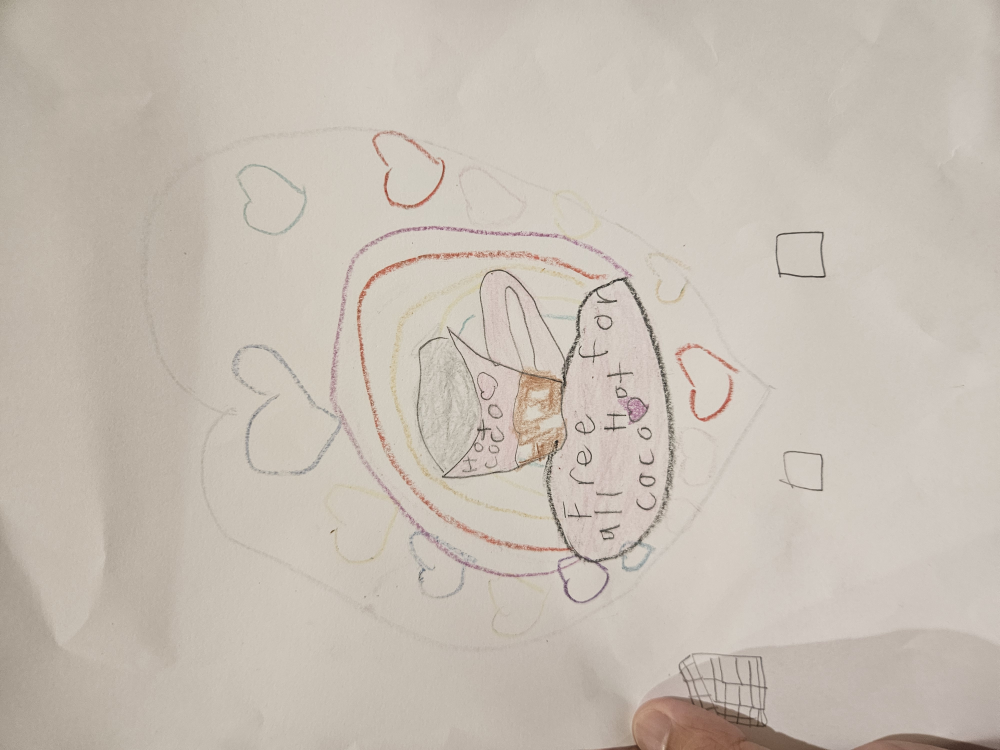
#> input picture art/source/cocoa.jpg, 4000 x 3000 px (shown at 1/4 size)
$ python grid.py ../art/source/cocoa.jpg out.png
#> lines starting #> are read from the running program, lines starting #| are printed output that depends on the picture
#!/usr/bin/env python3
"""Lay a labelled pixel grid over a photo, to read off --crop numbers for cutout.py.

    grid.py photo.jpg out.png [--step 250]
"""
import argparse
from PIL import Image, ImageDraw, ImageOps

ap = argparse.ArgumentParser()
ap.add_argument('photo')
ap.add_argument('out')
ap.add_argument('--step', type=int, default=250, help='grid spacing in original pixels')
ap.add_argument('--size', type=int, default=760)
a = ap.parse_args()

im = ImageOps.exif_transpose(Image.open(a.photo)).convert('RGB')
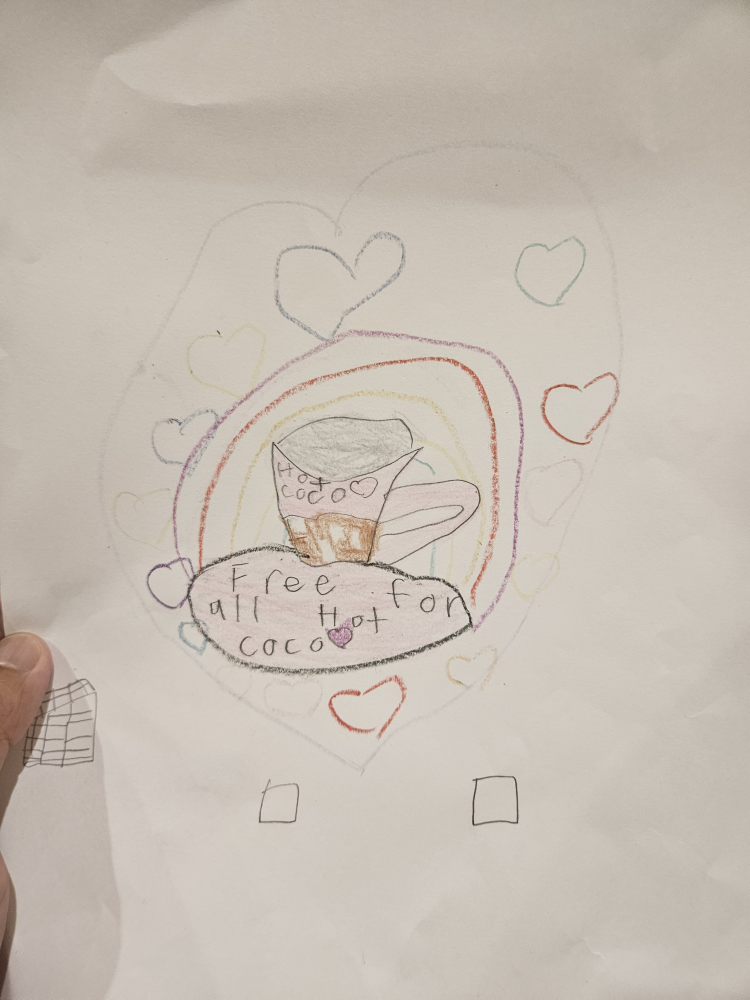
#> im: PIL image 3000x4000 RGB (shown at 1/4 size); mean R, G, B 198.5, 189.6, 179.2
W, H = im.size
#> W = 3000; H = 4000
k = a.size / max(W, H)
#> k = 0.19
small = im.resize((round(W * k), round(H * k)))
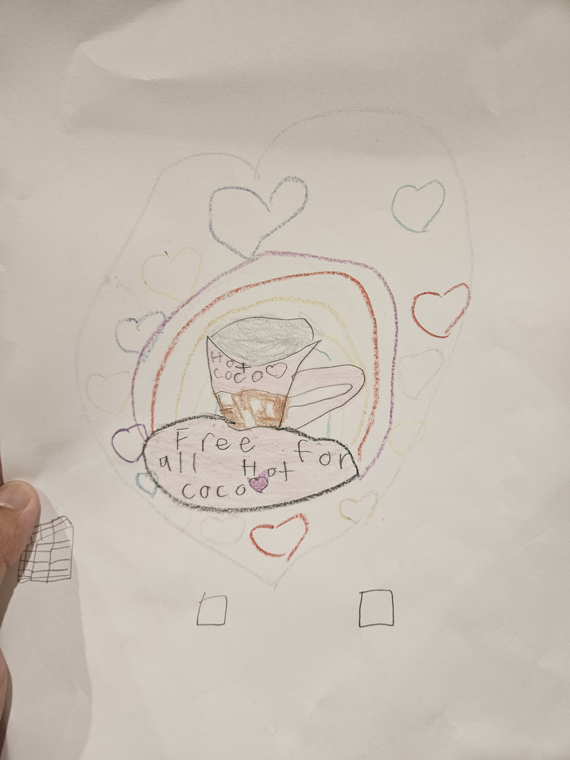
#> small: PIL image 570x760 RGB; mean R, G, B 198.5, 189.6, 179.2
d = ImageDraw.Draw(small)
for x in range(0, W, a.step):
    d.line([(x * k, 0), (x * k, small.height)], fill=(255, 0, 0))
    d.text((x * k + 2, 3), str(x), fill=(255, 0, 0))
for y in range(0, H, a.step):
    d.line([(0, y * k), (small.width, y * k)], fill=(0, 120, 255))
    d.text((2, y * k + 1), str(y), fill=(0, 80, 255))
small.save(a.out)
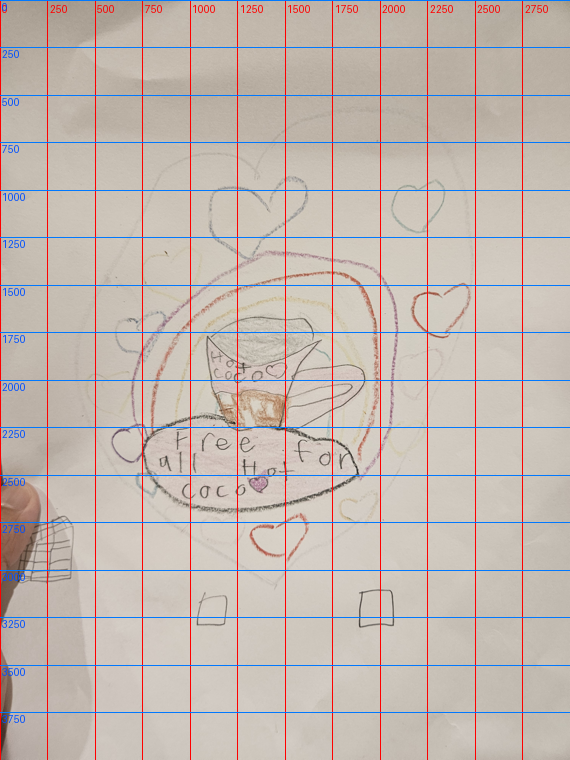
#> saved as out.png: PIL image 570x760 RGB; mean R, G, B 195.3, 183.9, 177.2
print(f'{a.out}  photo is {W}x{H}')
#| out.png  photo is 3000x4000

$ run again, on art/source/jet.jpg
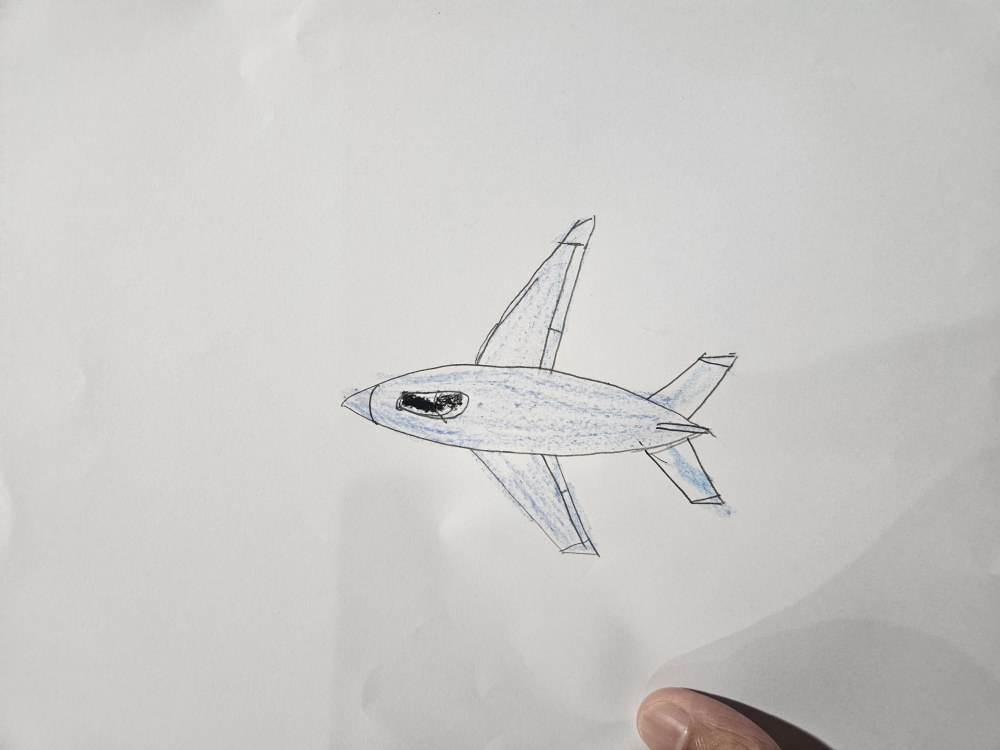
#> input picture art/source/jet.jpg, 4000 x 3000 px (shown at 1/4 size)
#> `small = im.resize((round(W * k), round(H * k)))`:
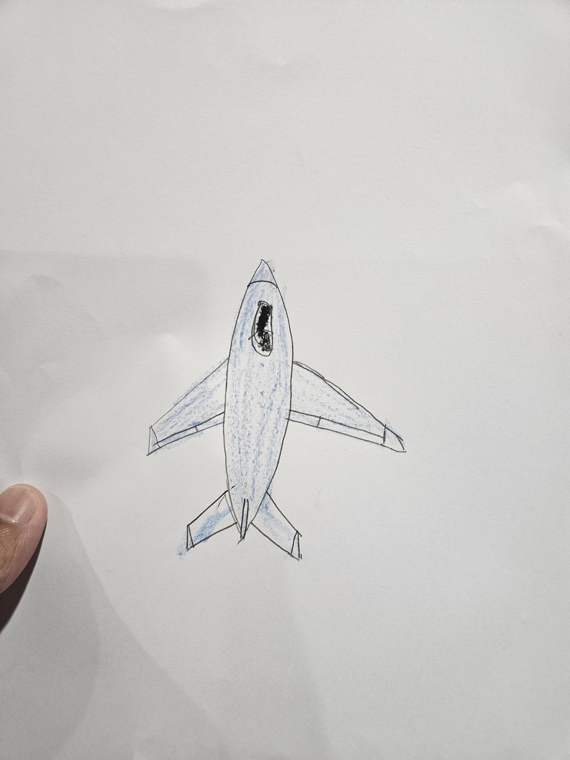
#> small: PIL image 570x760 RGB; mean R, G, B 202.7, 201.7, 198.8
#> `small.save(a.out)`:
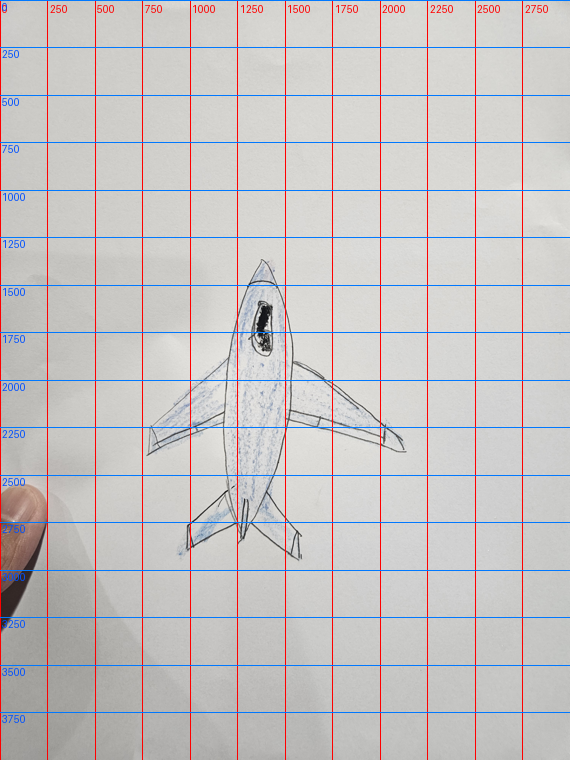
#> saved as out.png: PIL image 570x760 RGB; mean R, G, B 199.2, 195.4, 195.8
#| out.png  photo is 3000x4000
